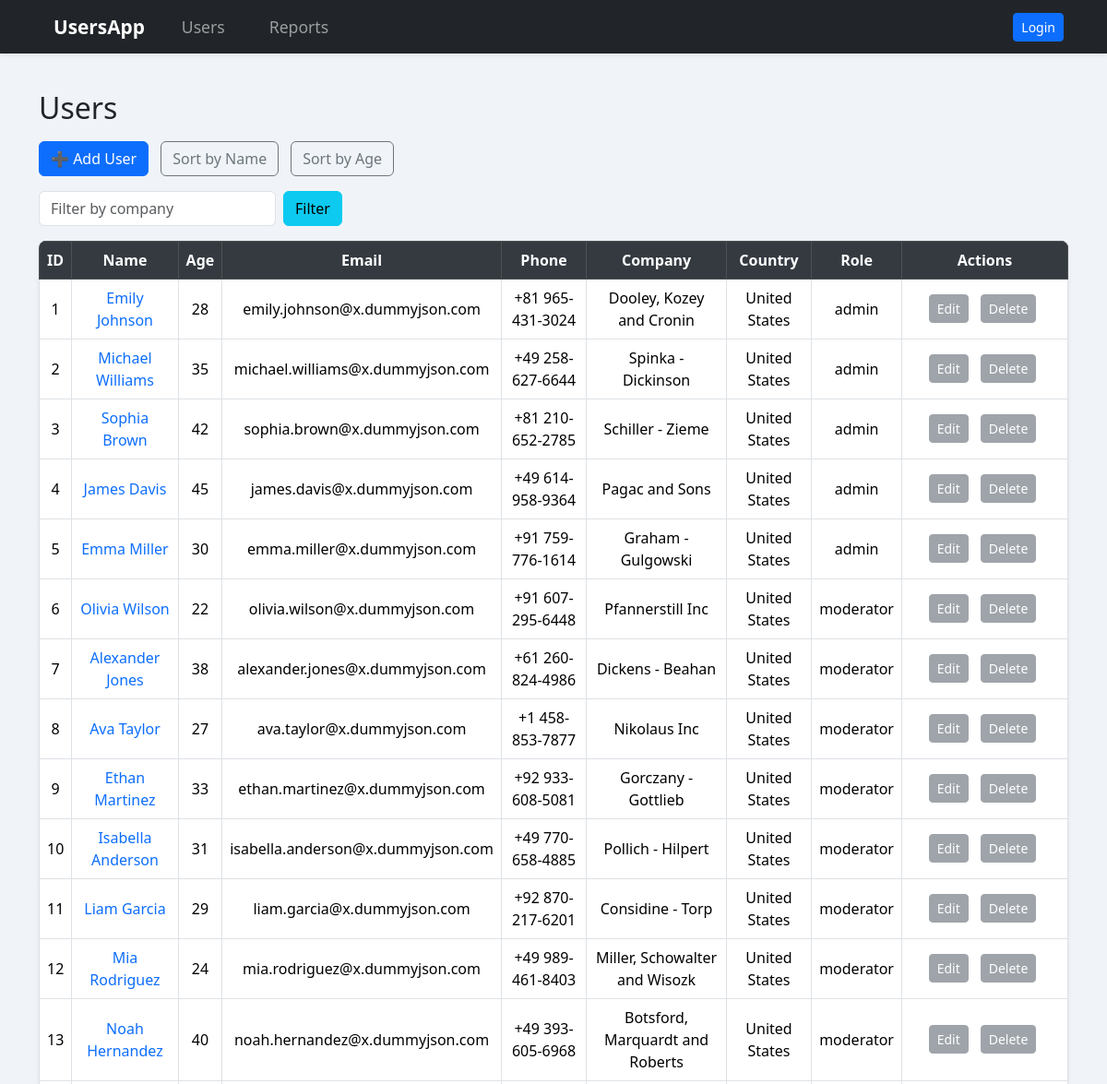
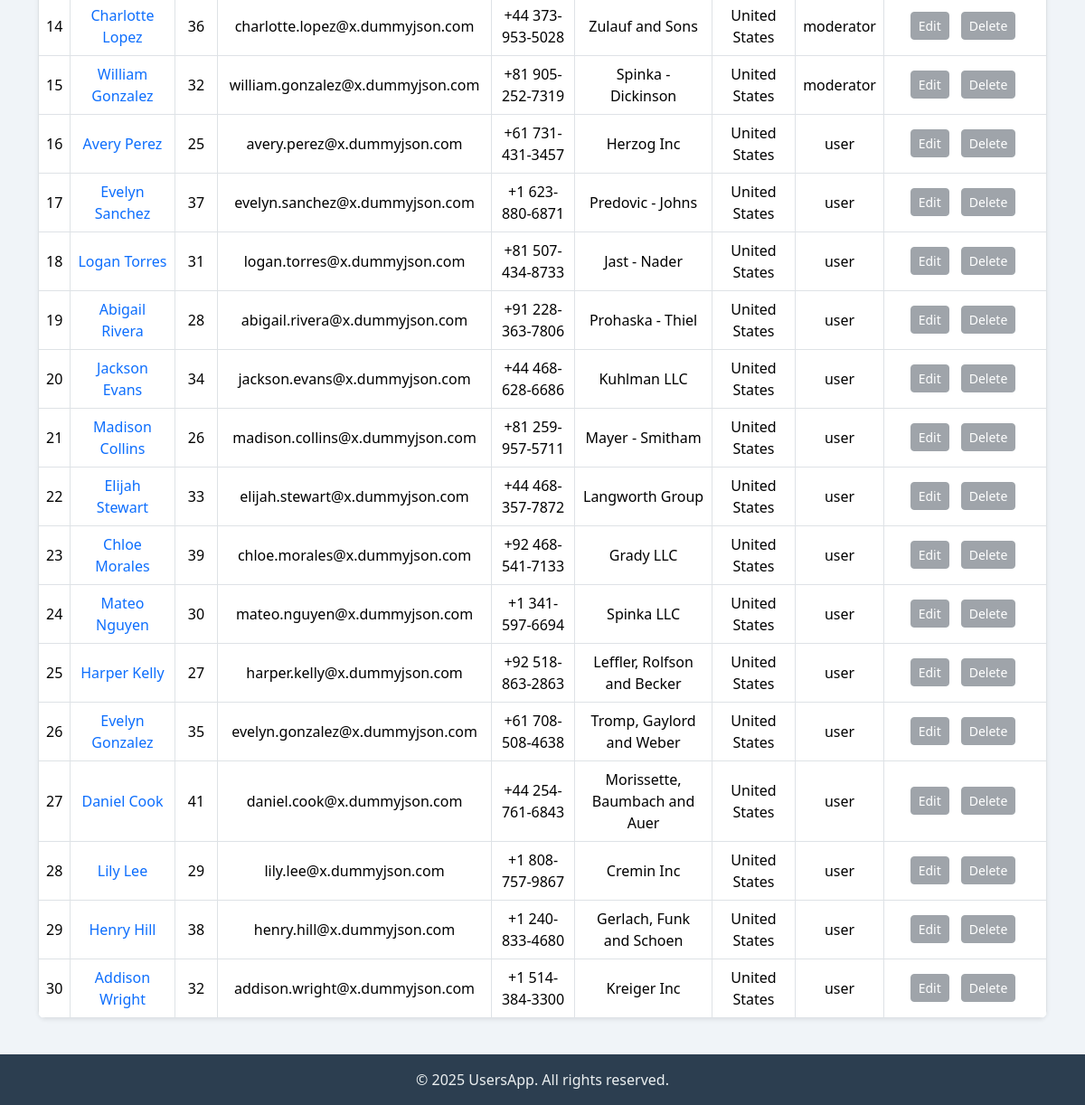
/users/, run on the app's committed database (2 pictures, top to bottom).
### tables this page shows
CREATE TABLE users (
            id INTEGER PRIMARY KEY AUTOINCREMENT,
            firstName TEXT,
            lastName TEXT,
            age INTEGER,
            email TEXT,
            company TEXT,
            phone TEXT,
            iban TEXT,
            country TEXT,
            address_street TEXT,
            address_city TEXT,
            address_state TEXT,
            address_postal TEXT,
            role TEXT
        );

### routes/users.py (the view)
@users_bp.route("/")
def list_users():
    sort = request.args.get("sort")
    company = request.args.get("company")
    if sort == "name":
        users = filter_service.sort_by_name()
    elif sort == "age":
        users = filter_service.sort_by_age()
    elif company:
        users = filter_service.filter_by_company(company)
    else:
        users = crud_service.get_all_users()
    return render_template("users/list.html", users=users)

### app.py (called while the page is built)
@app.before_request
def restrict_access():
    open_routes = ["/auth/login", "/static", "/", "/favicon.ico"]
    if not any(request.path.startswith(r) for r in open_routes):
        if "admin" not in session:
            flash("❌ You must be logged in as Admin to perform this action.", "danger")
            return redirect(url_for("auth.login"))

### database/__init__.py (called while the page is built)
def get_connection():
    conn = sqlite3.connect(DATABASE)
    conn.row_factory = sqlite3.Row
    return conn

### services/crud_service.py (called while the page is built)
def get_all_users() -> List[Dict[str, Any]]:
    conn = get_connection()
    cur = conn.cursor()
    cur.execute("SELECT * FROM users")
    rows = cur.fetchall()
    conn.close()
    return rows

### templates/users/list.html (shortened to what this page needs)
{% extends "layouts/base.html" %}
{% block content %}
<h2 class="mb-3">Users</h2>
<div class="d-flex flex-wrap gap-2 mb-3">
  <a class="btn btn-primary" href="{{ url_for('users.add_user') }}">➕ Add User</a>
  <a class="btn btn-outline-secondary" href="{{ url_for('users.list_users', sort='name') }}">Sort by Name</a>
  <a class="btn btn-outline-secondary" href="{{ url_for('users.list_users', sort='age') }}">Sort by Age</a>
</div>
<form class="row g-2 mb-3" method="get">
  <div class="col-auto">
    <input type="text" class="form-control" name="company" placeholder="Filter by company">
  </div>
  <div class="col-auto">
    <button class="btn btn-info">Filter</button>
  </div>
</form>
<table class="table table-hover table-bordered align-middle shadow-sm text-center">
  <thead class="table-dark">
    <tr>
      <th>ID</th>
      <th>Name</th>
      <th>Age</th>
      <th>Email</th>
      <th>Phone</th>
      <th>Company</th>
      <th>Country</th>
      <th>Role</th>
      <th style="width:180px;">Actions</th>
    </tr>
  </thead>
  <tbody>
    {% for u in users %}
    <tr>
      <td>{{ u.id }}</td>
      <td>
        <a href="{{ url_for('users.user_details', user_id=u.id) }}" class="text-decoration-none">
          {{ u.firstName }} {{ u.lastName }}
        </a>
      </td>
      <td>{{ u.age }}</td>
      <td>{{ u.email }}</td>
      <td>{{ u.phone or '-' }}</td>
      <td>{{ u.company }}</td>
      <td>{{ u.country or '-' }}</td>
      <td>{{ u.role or '-' }}</td>
      <td>
        <div class="d-flex justify-content-center gap-2">
          {% if session.admin %}
            <a href="{{ url_for('users.edit_user', user_id=u.id) }}" class="btn btn-sm btn-warning">✏️ Edit</a>
            <button class="btn btn-sm btn-danger"
                    data-bs-toggle="modal"
                    data-bs-target="#confirmDeleteModal"
                    data-user-id="{{ u.id }}"
                    data-user-name="{{ u.firstName }}">
              🗑 Delete
            </button>
          {% else %}
            <button class="btn btn-sm btn-secondary" disabled>Edit</button>
            <button class="btn btn-sm btn-secondary" disabled>Delete</button>
          {% endif %}
        </div>
      </td>
    </tr>
    {% else %}
    <tr>
      <td colspan="9" class="text-center text-muted">No users found</td>
    </tr>
    {% endfor %}
  </tbody>
</table>
{% endblock %}

### templates/layouts/base.html (shortened to what this page needs)
<!DOCTYPE html>
<html lang="en">
<head>
  <link href="https://cdn.jsdelivr.net/npm/bootstrap@5.3.3/dist/css/bootstrap.min.css" rel="stylesheet">
  <link href="{{ url_for('static', filename='css/style.css') }}" rel="stylesheet">
</head>
<body class="d-flex flex-column min-vh-100">
  <nav class="navbar navbar-expand-lg navbar-dark bg-dark shadow-sm">
    <div class="container">
      <div class="collapse navbar-collapse justify-content-center" id="navbarNav">
        <ul class="navbar-nav text-center">
          <li class="nav-item">
            <a class="navbar-brand fw-bold mx-3" href="/">UsersApp</a>
          </li>
          <li class="nav-item"><a class="nav-link mx-3" href="{{ url_for('users.list_users') }}">Users</a></li>
          <li class="nav-item"><a class="nav-link mx-3" href="{{ url_for('reports.report') }}">Reports</a></li>
        </ul>
        <ul class="navbar-nav ms-auto text-center">
          {% if session.admin %}
            <li class="nav-item"><a class="btn btn-outline-light btn-sm ms-3" href="{{ url_for('auth.logout') }}">Logout</a></li>
          {% else %}
            <li class="nav-item"><a class="btn btn-primary btn-sm ms-3" href="{{ url_for('auth.login') }}">Login</a></li>
          {% endif %}
        </ul>
      </div>
    </div>
  </nav>
  <main class="container my-4 flex-grow-1">
    {% block content %}{% endblock %}
  </main>
  <footer class="footer mt-auto py-3 shadow-sm">
    <div class="container text-center">
      <p class="mb-0">© 2025 UsersApp. All rights reserved.</p>
    </div>
  </footer>
</body>
</html>

### static/css/style.css (style rules this page uses)
body { background-color: #f0f4f8; font-family: "Segoe UI", Tahoma, Geneva, Verdana, sans-serif; min-height: 100vh; display: flex; flex-direction: column; }
h2 { margin-bottom: 20px; }
.navbar-nav { flex-direction: row; }
.navbar-nav .nav-item { display: flex; align-items: center; }
.navbar-brand, .nav-link { font-size: 1.1rem; }
.navbar-brand { font-size: 1.3rem; font-weight: bold; }
.btn { margin-right: 5px; transition: transform 0.2s ease-in-out; }
.table { background: #fff; border-radius: 8px; overflow: hidden; }
.table th, .table td { text-align: center; vertical-align: middle; }
.table th { background: #343a40; color: #fff; }
form input { border-radius: 6px; }
footer.footer { margin-top: auto; padding: 15px; text-align: center; background: #2c3e50; color: #ecf0f1; }

### data on the page
users: id "1", firstName "Emily", lastName "Johnson", age "28", email "emily.johnson@x.dummyjson.com", phone "+81 965-431-3024", company "Dooley, Kozey and Cronin", country "United States", role "admin"
users: id "2", firstName "Michael", lastName "Williams", age "35", email "michael.williams@x.dummyjson.com", phone "+49 258-627-6644", company "Spinka - Dickinson", country "United States", role "admin"
users: id "3", firstName "Sophia", lastName "Brown", age "42", email "sophia.brown@x.dummyjson.com", phone "+81 210-652-2785", company "Schiller - Zieme", country "United States", role "admin"
users: id "4", firstName "James", lastName "Davis", age "45", email "james.davis@x.dummyjson.com", phone "+49 614-958-9364", company "Pagac and Sons", country "United States", role "admin"
users: id "5", firstName "Emma", lastName "Miller", age "30", email "emma.miller@x.dummyjson.com", phone "+91 759-776-1614", company "Graham - Gulgowski", country "United States", role "admin"
users: id "6", firstName "Olivia", lastName "Wilson", age "22", email "olivia.wilson@x.dummyjson.com", phone "+91 607-295-6448", company "Pfannerstill Inc", country "United States", role "moderator"
users: id "7", firstName "Alexander", lastName "Jones", age "38", email "alexander.jones@x.dummyjson.com", phone "+61 260-824-4986", company "Dickens - Beahan", country "United States", role "moderator"
users: id "8", firstName "Ava", lastName "Taylor", age "27", email "ava.taylor@x.dummyjson.com", phone "+1 458-853-7877", company "Nikolaus Inc", country "United States", role "moderator"
users: id "9", firstName "Ethan", lastName "Martinez", age "33", email "ethan.martinez@x.dummyjson.com", phone "+92 933-608-5081", company "Gorczany - Gottlieb", country "United States", role "moderator"
users: id "10", firstName "Isabella", lastName "Anderson", age "31", email "isabella.anderson@x.dummyjson.com", phone "+49 770-658-4885", company "Pollich - Hilpert", country "United States", role "moderator"
users: id "11", firstName "Liam", lastName "Garcia", age "29", email "liam.garcia@x.dummyjson.com", phone "+92 870-217-6201", company "Considine - Torp", country "United States", role "moderator"
users: id "12", firstName "Mia", lastName "Rodriguez", age "24", email "mia.rodriguez@x.dummyjson.com", phone "+49 989-461-8403", company "Miller, Schowalter and Wisozk", country "United States", role "moderator"
users: id "13", firstName "Noah", lastName "Hernandez", age "40", email "noah.hernandez@x.dummyjson.com", phone "+49 393-605-6968", company "Botsford, Marquardt and Roberts", country "United States", role "moderator"
users: id "14", firstName "Charlotte", lastName "Lopez", age "36", email "charlotte.lopez@x.dummyjson.com", phone "+44 373-953-5028", company "Zulauf and Sons", country "United States", role "moderator"
users: id "15", firstName "William", lastName "Gonzalez", age "32", email "william.gonzalez@x.dummyjson.com", phone "+81 905-252-7319", company "Spinka - Dickinson", country "United States", role "moderator"
users: id "16", firstName "Avery", lastName "Perez", age "25", email "avery.perez@x.dummyjson.com", phone "+61 731-431-3457", company "Herzog Inc", country "United States", role "user"
users: id "17", firstName "Evelyn", lastName "Sanchez", age "37", email "evelyn.sanchez@x.dummyjson.com", phone "+1 623-880-6871", company "Predovic - Johns", country "United States", role "user"
users: id "18", firstName "Logan", lastName "Torres", age "31", email "logan.torres@x.dummyjson.com", phone "+81 507-434-8733", company "Jast - Nader", country "United States", role "user"
users: id "19", firstName "Abigail", lastName "Rivera", age "28", email "abigail.rivera@x.dummyjson.com", phone "+91 228-363-7806", company "Prohaska - Thiel", country "United States", role "user"
users: id "20", firstName "Jackson", lastName "Evans", age "34", email "jackson.evans@x.dummyjson.com", phone "+44 468-628-6686", company "Kuhlman LLC", country "United States", role "user"
users: id "21", firstName "Madison", lastName "Collins", age "26", email "madison.collins@x.dummyjson.com", phone "+81 259-957-5711", company "Mayer - Smitham", country "United States", role "user"
users: id "22", firstName "Elijah", lastName "Stewart", age "33", email "elijah.stewart@x.dummyjson.com", phone "+44 468-357-7872", company "Langworth Group", country "United States", role "user"
users: id "23", firstName "Chloe", lastName "Morales", age "39", email "chloe.morales@x.dummyjson.com", phone "+92 468-541-7133", company "Grady LLC", country "United States", role "user"
users: id "24", firstName "Mateo", lastName "Nguyen", age "30", email "mateo.nguyen@x.dummyjson.com", phone "+1 341-597-6694", company "Spinka LLC", country "United States", role "user"
users: id "25", firstName "Harper", lastName "Kelly", age "27", email "harper.kelly@x.dummyjson.com", phone "+92 518-863-2863", company "Leffler, Rolfson and Becker", country "United States", role "user"
users: id "26", firstName "Evelyn", lastName "Gonzalez", age "35", email "evelyn.gonzalez@x.dummyjson.com", phone "+61 708-508-4638", company "Tromp, Gaylord and Weber", country "United States", role "user"
users: id "27", firstName "Daniel", lastName "Cook", age "41", email "daniel.cook@x.dummyjson.com", phone "+44 254-761-6843", company "Morissette, Baumbach and Auer", country "United States", role "user"
users: id "28", firstName "Lily", lastName "Lee", age "29", email "lily.lee@x.dummyjson.com", phone "+1 808-757-9867", company "Cremin Inc", country "United States", role "user"
users: id "29", firstName "Henry", lastName "Hill", age "38", email "henry.hill@x.dummyjson.com", phone "+1 240-833-4680", company "Gerlach, Funk and Schoen", country "United States", role "user"
users: id "30", firstName "Addison", lastName "Wright", age "32", email "addison.wright@x.dummyjson.com", phone "+1 514-384-3300", company "Kreiger Inc", country "United States", role "user"
